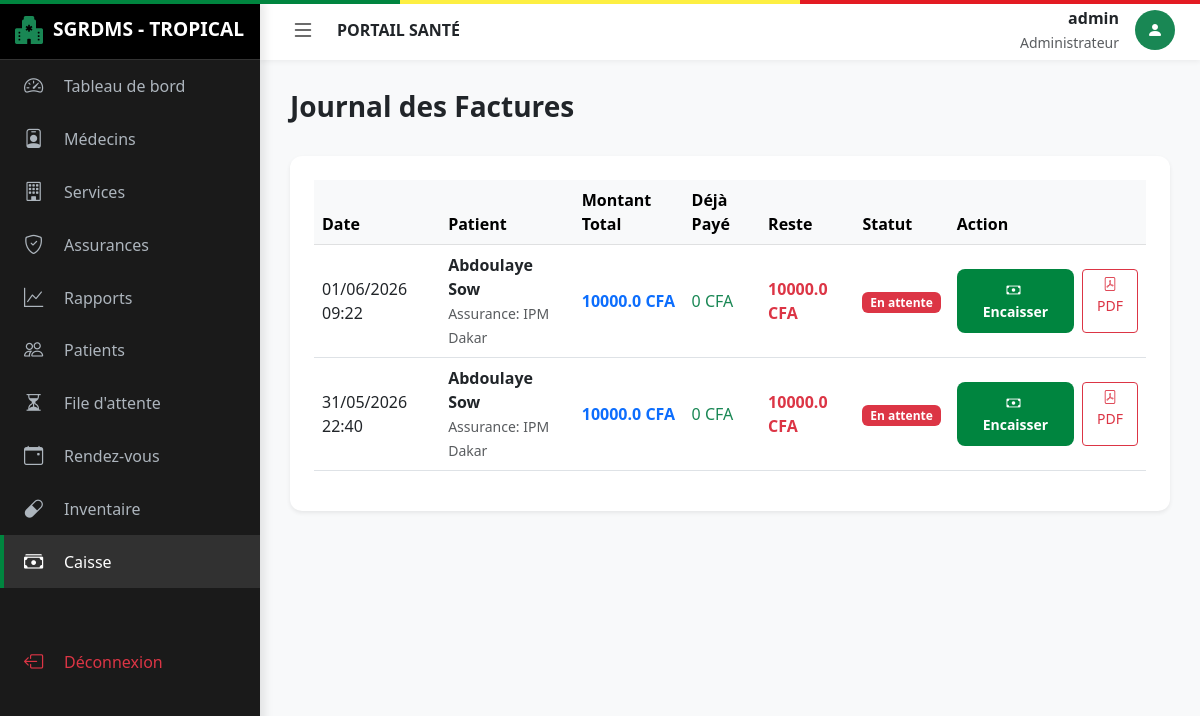
Before: /caisse/factures (signed in) with the older database file.
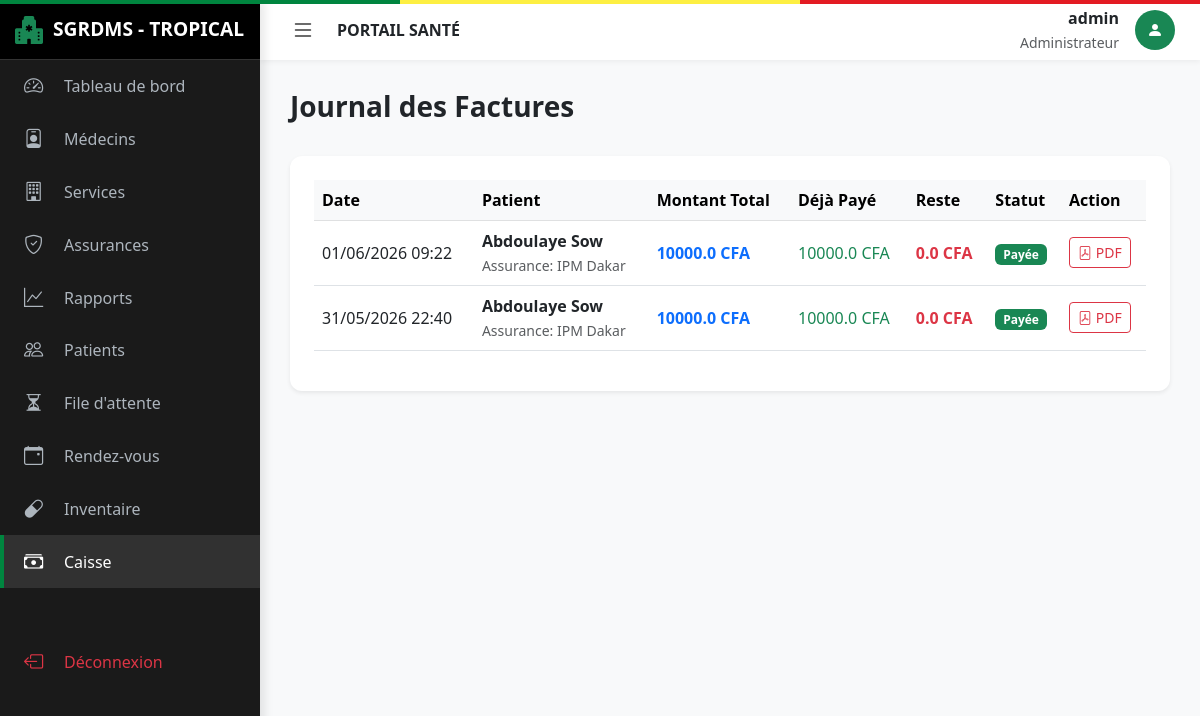
After: the same page with the newer database file.
### app/models.py (models this page shows)
class Utilisateur(db.Model, UserMixin):
    id = db.Column(db.Integer, primary_key=True)
    username = db.Column(db.String(50), unique=True, nullable=False)
    password = db.Column(db.String(100), nullable=False)
    role = db.Column(db.String(20), nullable=False) # Admin, Medecin, Patient, Pharmacien, Receptionniste
    date_creation = db.Column(db.DateTime, default=datetime.utcnow)
    patient_id = db.Column(db.Integer, db.ForeignKey('patient.id'), nullable=True)
    patient = db.relationship('Patient', backref='user', uselist=False)
    medecin_id = db.Column(db.Integer, db.ForeignKey('medecin.id'), nullable=True)
    medecin = db.relationship('Medecin', backref='user', uselist=False)

class Facture(db.Model):
    id = db.Column(db.Integer, primary_key=True)
    consultation_id = db.Column(db.Integer, db.ForeignKey('consultation.id'), nullable=False)
    date_facture = db.Column(db.DateTime, default=datetime.utcnow)
    montant_total = db.Column(db.Float, nullable=False)
    montant_paye = db.Column(db.Float, default=0.0)
    statut = db.Column(db.String(20), default='En attente') # Payée, Partielle, En attente

class Patient(db.Model):
    id = db.Column(db.Integer, primary_key=True)
    nom = db.Column(db.String(50), nullable=False)
    prenom = db.Column(db.String(50), nullable=False)
    date_naissance = db.Column(db.Date, nullable=False)
    sexe = db.Column(db.String(10))
    adresse = db.Column(db.String(200))
    telephone = db.Column(db.String(20))
    email = db.Column(db.String(120))
    centre_id = db.Column(db.Integer, db.ForeignKey('centre.id'), nullable=True)
    assurance_id = db.Column(db.Integer, db.ForeignKey('assurance.id'), nullable=True)
    assurance = db.relationship('Assurance', backref='patients')
    dossier = db.relationship('DossierMedical', backref='patient', uselist=False)
    rdvs = db.relationship('RendezVous', backref='patient', lazy=True)
    file_attente = db.relationship('FileAttente', backref='patient', lazy=True)

class Assurance(db.Model):
    id = db.Column(db.Integer, primary_key=True)
    nom_assurance = db.Column(db.String(100), nullable=False)
    taux_pec = db.Column(db.Float) # Taux Prise En Charge
    plafond_annuel = db.Column(db.Float)

### app/routes.py (the view)
@main.route("/caisse/factures")
@login_required
def caisse_factures():
    if current_user.role not in ['Caissier', 'Administrateur']: return redirect(url_for('main.dashboard'))
    factures = Facture.query.order_by(Facture.date_facture.desc()).all()
    return render_template('caisse/factures.html', factures=factures)

### app/__init__.py (called while the page is built)
def create_app(config_class=Config):
    app = Flask(__name__)
    app.config.from_object(Config)
    db.init_app(app)
    bcrypt.init_app(app)
    login_manager.init_app(app)
    from app.routes import main
    app.register_blueprint(main)
    @app.context_processor
    def inject_now():
        from datetime import datetime
        return {'datetime': datetime}
    return app

### app/models.py (called while the page is built)
@login_manager.user_loader
def load_user(user_id):
    return Utilisateur.query.get(int(user_id))

### app/templates/caisse/factures.html (shortened to what this page needs)
{% extends "base.html" %}
{% block content %}
<div class="d-flex justify-content-between align-items-center mb-4">
    <h3 class="fw-bold">Journal des Factures</h3>
</div>
<div class="card border-0 shadow-sm p-4">
    <div class="table-responsive">
        <table class="table table-hover align-middle">
            <thead class="table-light">
                <tr>
                    <th>Date</th>
                    <th>Patient</th>
                    <th>Montant Total</th>
                    <th>Déjà Payé</th>
                    <th>Reste</th>
                    <th>Statut</th>
                    <th>Action</th>
                </tr>
            </thead>
            <tbody>
                {% for f in factures %}
                {% set reste = f.montant_total - (f.montant_paye or 0) %}
                <tr>
                    <td>{{ f.date_facture.strftime('%d/%m/%Y %H:%M') }}</td>
                    <td>
                        <div class="fw-bold">{{ f.consultation.rdv.patient.prenom }} {{ f.consultation.rdv.patient.nom }}</div>
                        <small class="text-muted">Assurance: {{ f.consultation.rdv.patient.assurance.nom_assurance if f.consultation.rdv.patient.assurance else 'Néant' }}</small>
                    </td>
                    <td class="fw-bold text-primary">{{ f.montant_total }} CFA</td>
                    <td class="text-success">{{ f.montant_paye or 0 }} CFA</td>
                    <td class="fw-bold text-danger">{{ reste }} CFA</td>
                    <td>
                        <span class="badge {{ 'bg-success' if f.statut == 'Payée' else 'bg-warning text-dark' if f.statut == 'Partielle' else 'bg-danger' }}">
                            {{ f.statut }}
                        </span>
                    </td>
                    <td>
                        <div class="d-flex gap-2">
                            {% if f.statut != 'Payée' %}
                            <button type="button" class="btn btn-sm btn-senegal" data-bs-toggle="modal" data-bs-target="#payModal{{ f.id }}">
                                <i class="bi bi-cash me-1"></i> Encaisser
                            </button>
                            {% endif %}
                            <a href="{{ url_for('main.pdf_facture', facture_id=f.id) }}" target="_blank" class="btn btn-sm btn-outline-danger">
                                <i class="bi bi-file-pdf"></i> PDF
                            </a>
                        </div>
                    </td>
                </tr>
                {% else %}
                <tr>
                    <td colspan="7" class="text-center text-muted py-4">Aucune facture enregistrée.</td>
                </tr>
                {% endfor %}
            </tbody>
        </table>
    </div>
</div>
{% endblock %}

### app/templates/base.html (shortened to what this page needs)
<!DOCTYPE html>
<html lang="fr">
<head>
    <link href="https://cdn.jsdelivr.net/npm/bootstrap@5.3.0/dist/css/bootstrap.min.css" rel="stylesheet">
    <link rel="stylesheet" href="https://cdn.jsdelivr.net/npm/bootstrap-icons@1.11.0/font/bootstrap-icons.css">
</head>
<body>
    {% if current_user.is_authenticated %}
    <div id="sidebar">
        <div class="sidebar-header">
            <i class="bi bi-hospital-fill text-success fs-3"></i>
            <span class="logo-text">SGRDMS - TROPICAL</span>
        </div>
            <a href="{{ url_for('main.dashboard') }}" class="menu-item {{ 'active' if request.endpoint == 'main.dashboard' }}">
                <i class="bi bi-speedometer2"></i>
                <span class="menu-text">Tableau de bord</span>
            </a>
            {% if current_user.role == 'Administrateur' %}
            <a href="{{ url_for('main.list_medecins') }}" class="menu-item {{ 'active' if request.endpoint == 'main.list_medecins' }}">
                <i class="bi bi-person-badge"></i>
                <span class="menu-text">Médecins</span>
            </a>
            <a href="{{ url_for('main.list_services') }}" class="menu-item {{ 'active' if request.endpoint == 'main.list_services' }}">
                <i class="bi bi-building"></i>
                <span class="menu-text">Services</span>
            </a>
            <a href="{{ url_for('main.list_assurances') }}" class="menu-item {{ 'active' if request.endpoint == 'main.list_assurances' }}">
                <i class="bi bi-shield-check"></i>
                <span class="menu-text">Assurances</span>
            </a>
            <a href="{{ url_for('main.rapports') }}" class="menu-item {{ 'active' if request.endpoint == 'main.rapports' }}">
                <i class="bi bi-graph-up"></i>
                <span class="menu-text">Rapports</span>
            </a>
            {% endif %}
            {% if current_user.role in ['Administrateur', 'Receptionniste', 'Medecin'] %}
            <a href="{{ url_for('main.list_patients') }}" class="menu-item {{ 'active' if request.endpoint == 'main.list_patients' }}">
                <i class="bi bi-people"></i>
                <span class="menu-text">Patients</span>
            </a>
            {% endif %}
            {% if current_user.role in ['Administrateur', 'Receptionniste'] %}
            <a href="{{ url_for('main.file_attente') }}" class="menu-item {{ 'active' if request.endpoint == 'main.file_attente' }}">
                <i class="bi bi-hourglass-split"></i>
                <span class="menu-text">File d'attente</span>
            </a>
            {% endif %}
            {% if current_user.role not in ['Pharmacien', 'Caissier'] %}
            <a href="{{ url_for('main.list_rdvs') }}" class="menu-item {{ 'active' if request.endpoint == 'main.list_rdvs' }}">
                <i class="bi bi-calendar-event"></i>
                <span class="menu-text">Rendez-vous</span>
            </a>
            {% endif %}
            {% if current_user.role == 'Pharmacien' or current_user.role == 'Administrateur' %}
            <a href="{{ url_for('main.pharmacie_inventaire') }}" class="menu-item {{ 'active' if request.endpoint == 'main.pharmacie_inventaire' }}">
                <i class="bi bi-capsule"></i>
                <span class="menu-text">Inventaire</span>
            </a>
            {% endif %}
            {% if current_user.role in ['Caissier', 'Administrateur'] %}
            <a href="{{ url_for('main.caisse_factures') }}" class="menu-item {{ 'active' if request.endpoint == 'main.caisse_factures' }}">
                <i class="bi bi-cash-stack"></i>
                <span class="menu-text">Caisse</span>
            </a>
            {% endif %}
            <div class="mt-auto pt-5">
                <a href="{{ url_for('main.logout') }}" class="menu-item text-danger">
                    <i class="bi bi-box-arrow-left"></i>
                    <span class="menu-text">Déconnexion</span>
                </a>
            </div>
        </div>
    <div id="main-wrapper">
        <header class="top-navbar">
            <button class="toggle-btn" id="sidebarToggle">
                <i class="bi bi-list"></i>
            </button>
            <div class="ms-3 fw-bold text-uppercase d-none d-md-block">
                {{ title if title else "Portail Santé" }}
            </div>
            <div class="ms-auto d-flex align-items-center">
                <div class="text-end me-3 d-none d-sm-block">
                    <div class="fw-bold">{{ current_user.username }}</div>
                    <small class="text-muted">{{ current_user.role }}</small>
                </div>
                <div class="rounded-circle bg-success text-white d-flex align-items-center justify-content-center" style="width: 40px; height: 40px;">
                    <i class="bi bi-person-fill"></i>
                </div>
            </div>
        </header>
        <main class="content-area">
            {% block content %}{% endblock %}
        </main>
    </div>
    {% else %}
    <div class="content-area p-0">
        {% block auth_content %}{% endblock %}
    </div>
    {% endif %}
</body>
</html>

### app/templates/base.html (style rules this page uses)
:root { --sn-green: #00853f; --sn-yellow: #fdef42; --sn-red: #e31b23; --sidebar-width: 260px; --sidebar-collapsed-width: 70px; --top-nav-height: 60px; --bg-light: #f8f9fa; }
body { background-color: var(--bg-light); overflow-x: hidden; font-family: 'Segoe UI', Tahoma, Geneva, Verdana, sans-serif; }
#sidebar { width: var(--sidebar-width); height: 100vh; position: fixed; left: 0; top: 0; z-index: 1000; background: #1a1a1a; color: white; transition: all 0.3s ease; box-shadow: 4px 0 10px rgba(0,0,0,0.1); }
.sidebar-header { height: var(--top-nav-height); display: flex; align-items: center; padding: 0 15px; border-bottom: 1px solid #333; background: #000; }
.sidebar-header .logo-text { white-space: nowrap; overflow: hidden; font-weight: bold; font-size: 1.2rem; margin-left: 10px; transition: opacity 0.2s; }
.menu-item { padding: 12px 20px; display: flex; align-items: center; color: #adb5bd; text-decoration: none; transition: all 0.2s; border-left: 4px solid transparent; }
.menu-item.active { color: white; background: rgba(255,255,255,0.1); border-left: 4px solid var(--sn-green); }
.menu-item i { font-size: 1.2rem; min-width: 30px; }
.menu-text { margin-left: 10px; white-space: nowrap; transition: opacity 0.2s; }
#main-wrapper { margin-left: var(--sidebar-width); transition: all 0.3s ease; min-height: 100vh; display: flex; flex-direction: column; }
.top-navbar { height: var(--top-nav-height); background: white; display: flex; align-items: center; padding: 0 25px; box-shadow: 0 2px 5px rgba(0,0,0,0.05); position: sticky; top: 0; z-index: 999; }
.toggle-btn { background: none; border: none; font-size: 1.5rem; cursor: pointer; color: #333; }
.content-area { padding: 30px; flex-grow: 1; }
.card { border: none; border-radius: 12px; box-shadow: 0 5px 15px rgba(0,0,0,0.05); transition: transform 0.2s; }

Changed rows visible on the page:
changed Facture (number 1 of 2 on the later page): montant_paye "0" → "10000.0"; montant_total "10000.0" → "0.0"; statut "En attente" → "Payée"; no longer shows "Encaisser"
changed Facture (number 2 of 2 on the later page): montant_paye "0" → "10000.0"; montant_total "10000.0" → "0.0"; statut "En attente" → "Payée"; no longer shows "Encaisser"
